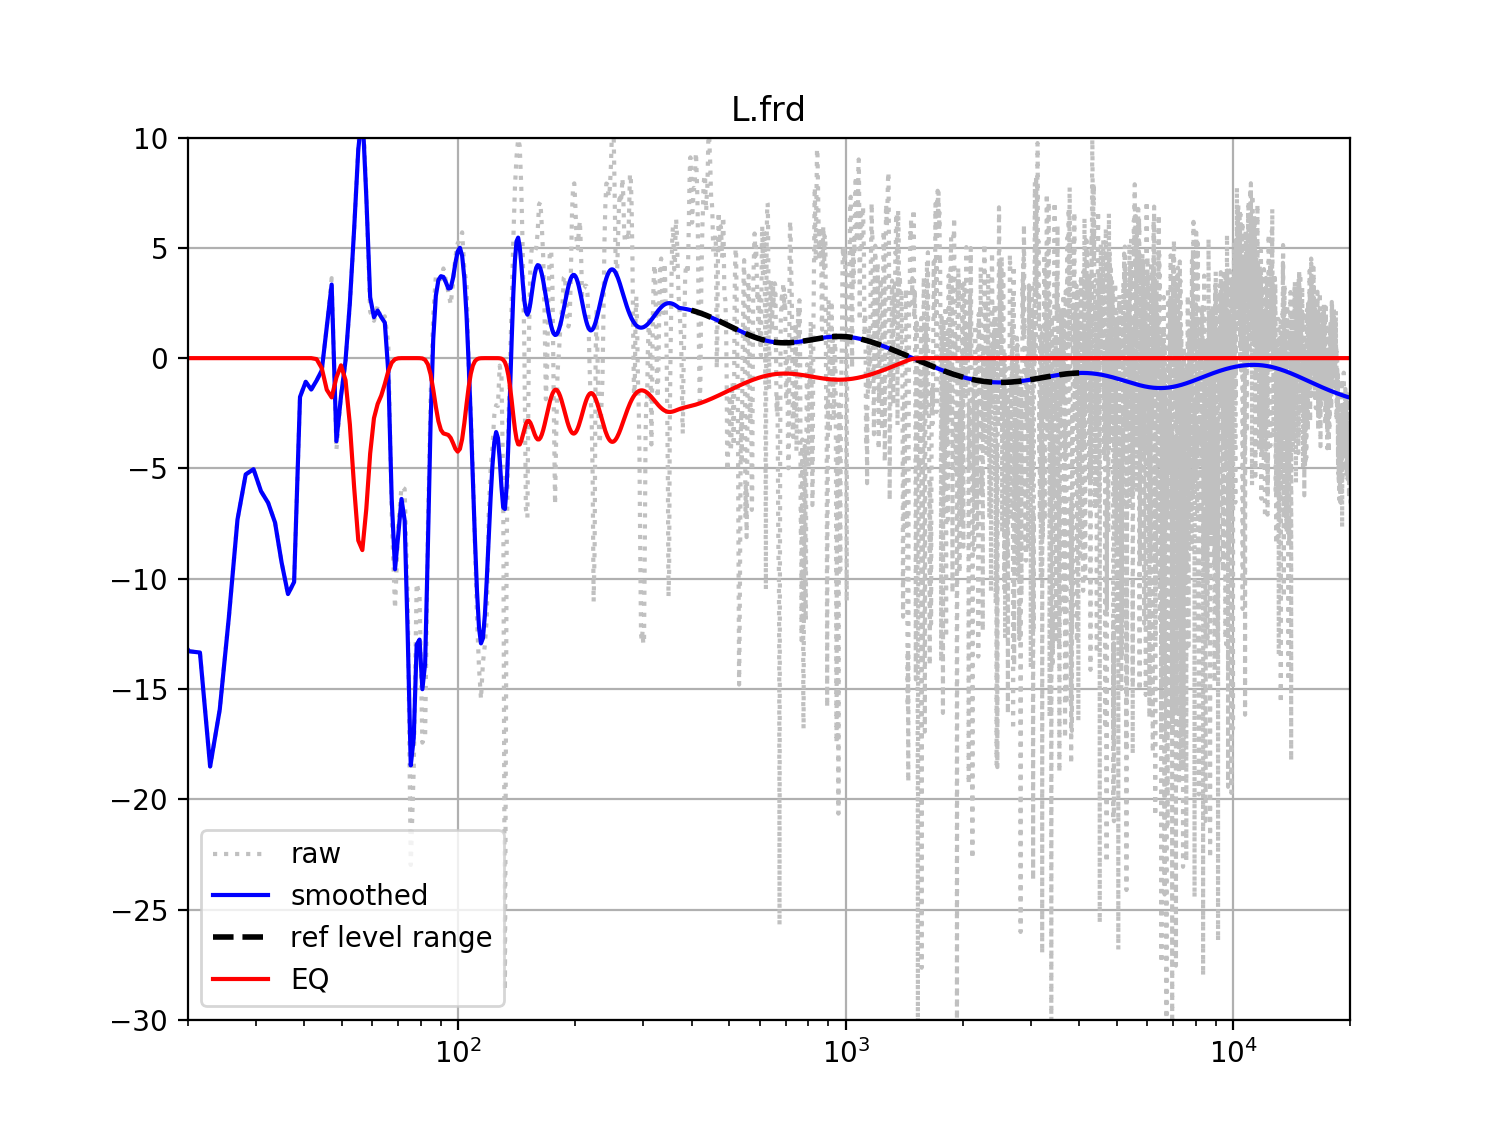

The Python source for this figure:
#!/usr/bin/env python
# -*- coding: utf-8 -*-
"""
    roomEQ.py v0.1
    
    Ecualiza una respuesta en frecuencia in room.
        
    Uso:  python roomEQ.py respuesta.frd  fs  (fs=48000 por defecto)
    
    Se necesita  github.com/AudioHumLab/audiotools
    
"""

# Para que este script pueda estar fuera de ~/audiotools
import os
import sys
HOME = os.path.expanduser("~")
sys.path.append(HOME + "/audiotools")
# modulos de audiotools:
try:
    import utils
    import pydsd
except:
    raise ValueError("rew2fir.py necesita https://githum.com/AudioHumLab/audiotools")
    sys.exit()

# Módulo de AudioHumLab/audiotools
from smoothSpectrum import smoothSpectrum as smooth

# Módulos estandar
import numpy as np
from scipy import signal
from matplotlib import pyplot as plt

fs = 48000

# 1. LECTURA DE LA CURVA A PROCESAR
# Lee el nombre de archivo .frd
if len(sys.argv) == 1:
    print __doc__
    sys.exit() 

try:
    FRDname = sys.argv[1]
    # Lee el contenido del archivo .frd
    FR = utils.readFRD(FRDname)
    for opc in sys.argv[1:]:
        try:
            if int(opc):
                fs = int(opc)
        except:
            pass

    # Confirmamos si la fs está en el archivo .frd 
    if not os.system("grep \ " + str(fs) + " " + FRDname + "> /dev/null 2>&1"):
        tmp = " coincide con la indicada en " + FRDname
    else:
        tmp = " debe ser la de la DFT con que se ha calculado " + FRDname
    print "fs: " + str(fs) + tmp
    print "          (usada solo para visualizar los impulsos generados)"

except:
    print "No se puede leer " + FRDname
    sys.exit()

frec = FR[:, 0]     # array de frecuencias
mag  = FR[:, 1]     # array de magnitudes

# 1a. PREMISA: el primer bin de 'frec' debe ser 0 Hz
if frec[0] <> 0:
    # nos inventamos el bin zero
    frec = np.insert(frec, 0, 0)
    mag  = np.insert(mag,  0, mag[0])

# 2. CALCULO DE LA EQ

# 2.1 'ref_level': NIVEL DE REFERENCIA
# Curva muy suavizada 1/1oct que usaremos para tomar el nivel de referencia
rmag = smooth(mag, frec, Noct=1)
###########################################################
# Rango de frecuencias para decidir el nivel de referencia:
f1, f2 = 400, 4000
###########################################################
f1_idx = (np.abs(frec - f1)).argmin()
f2_idx = (np.abs(frec - f2)).argmin()
# magnitudes del rango de referencia:
r2mag = rmag[ f1_idx : f2_idx ]
# Vector de pesos para calcular el promedio
weightslograte = .5
weights = np.logspace( np.log(1), np.log(weightslograte), len(r2mag) )
# Calculamos el nivel de referencia
ref_level = round( np.average( r2mag, weights=weights ), 2)
print "Ref. level: " +  str(ref_level) + " dB --> 0 dB"

# 2.2 'smag': CURVA SUAVIZADA QUE USAREMOS PARA ECUALIZAR
Noct = 48
vsf  = 5    # variableSmoothFactor
smag = smooth(mag, frec, Noct, variableSmoothFactor=vsf)

# 2.3 Recolocamos las curvas en el nivel de referencia:
mag  -= ref_level
rmag -= ref_level
smag -= ref_level

# 3. 'eq': CALCULO DE LA EQ
# 3.1 Invertimos la respuesta:
eq  = -smag
# 3.2 Recortamos ganacias positivas:
np.clip(eq, a_min=None, a_max=0.0, out=eq)
# 3.3 Y limamos asperezas:
eq = smooth(eq, frec, Noct=12)

# 4. Computamos el impulso de la EQ y lo guardamos un PCM
###############################
# Longitud deseada del impulso
m = 2**15
###############################

# 4.1 Si el semiespectro 'eq' que tenemos se queda corto lo
# completamos con zeros porque son dBs de un curva de EQ
# que no tiene ganancia en los extremos.
extra = m/2 - len(eq)
if extra > 0:
    eq_v2 = np.concatenate( (eq, np.zeros(extra)) )
else:
    eq_v2 = np.copy(eq)

# 4.2 Si el semiespectro es de longitud EVEN, lo hacemos ODD
if len(eq_v2) % 2 == 0:
    eq_v2 = np.insert(eq_v2, -1, eq_v2[-1])

# 4.3 dB --> gain
eq_v2 = 10.0**(eq_v2/20.0)

# 4.4 Computamos el impulso calculando la IFFT de la curva del EQ.
#     OjO nuestra curva semiespectro de EQ es una abstracción reducida a magnitudes,
#     pero la IFFT necesita un espectro real (con phase minima) y completo (simétrico)
sp = pydsd.minphsp( pydsd.wholespmp(eq_v2) ) # Si lo printamos veremos que tiene phase
imp = np.real( np.fft.ifft( sp ) )
imp = pydsd.semiblackmanharris(m) * imp[:m]

# Ahora 'imp' tiene una respuesta 'natural', o sea de phase mínima.

# 4.5 Versión linear-phase (experimental) ...
impLP = utils.MP2LP(imp, windowed=True, kaiserBeta=1)

# 4.6 Guardamos los impulsos en archivos .pcm
tmp = "Guardando el FIR de ecualización en '"
eqPCMname = "mp-" + FRDname.replace('.frd', '_eq.pcm').replace('.txt', '_eq.pcm')
utils.savePCM32(imp, eqPCMname)
tmp += eqPCMname
eqPCMname = eqPCMname.replace('mp-', 'lp-')
utils.savePCM32(impLP, eqPCMname)
tmp += "' '" + eqPCMname + "'"
print tmp

# 5. PLOTEOS
# Curva inicial sin suavizar
plt.semilogx(frec, mag,
             label="raw", color="silver", linestyle=":")

# Curva suavizada
plt.semilogx(frec, smag,
             label="smoothed", color="blue")

# Cacho de curva usada para calcular el nivel de referencia
plt.semilogx(frec[ f1_idx : f2_idx], rmag[ f1_idx : f2_idx ],
             label="ref level range", color="black", linestyle="--", linewidth=2)

# Curva de EQ
plt.semilogx(frec, eq,
             label="EQ", color="red")

plt.title(FRDname)
plt.xlim(20, 20000)
plt.ylim(-30, 10)
plt.grid()
plt.legend()
plt.show()

# 6. Guardamos las gráficas en un PDF:
#pdfName = FRDname.replace('.frd', '_eq.pdf').replace('.txt', '_eq.pdf')
#print "\nGuardando gráfica en el archivo " + pdfName
# evitamos los warnings del pdf 
# C:\Python27\lib\site-packages\matplotlib\figure.py:1742: UserWarning: 
# This figure includes Axes that are not compatible with tight_layout, so 
# its results might be incorrect.
import warnings
#warnings.filterwarnings("ignore")
#fig.savefig(pdfName, bbox_inches='tight')

# 7. Veamos los FIRs de EQ:
os.system("IRs_viewer.py mp-L_eq.pcm lp-L_eq.pcm -eq -1 " + str(int(fs)))

# FIN
